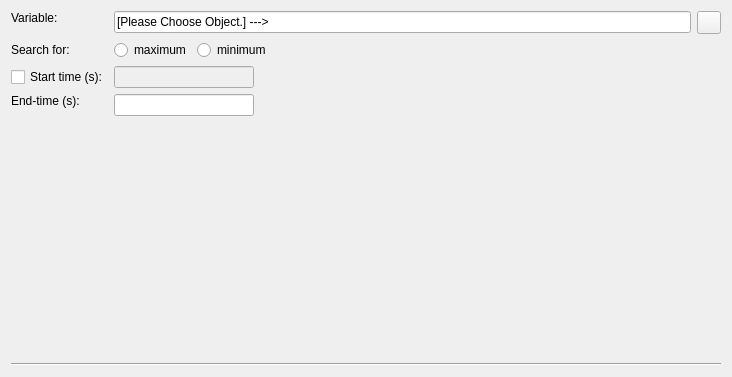
<?xml version="1.0" encoding="UTF-8"?>
<ui version="4.0">
<comment> Copyright (C) 2017 by Pedro Mendes, Virginia Tech Intellectual </comment>
<comment> Properties, Inc., University of Heidelberg, and University of </comment>
<comment> of Connecticut School of Medicine. </comment>
<comment> All rights reserved. </comment>

<comment> Copyright (C) 2015 - 2016 by Pedro Mendes, Virginia Tech Intellectual </comment>
<comment> Properties, Inc., University of Heidelberg, and The University </comment>
<comment> of Manchester. </comment>
<comment> All rights reserved. </comment>

 <comment> All rights reserved. </comment>
 <class>CQAnalyticsWidget</class>
 <widget class="TaskWidget" name="CQAnalyticsWidget">
  <property name="geometry">
   <rect>
    <x>0</x>
    <y>0</y>
    <width>732</width>
    <height>377</height>
   </rect>
  </property>
  <property name="windowTitle">
   <string>Cross Section Task Widget</string>
  </property>
  <layout class="QVBoxLayout" name="verticalLayout">
   <item>
    <layout class="QGridLayout" name="mpGridLayout">
     <item row="2" column="0">
      <widget class="QCheckBox" name="mpCheckOutputDelay">
       <property name="enabled">
        <bool>true</bool>
       </property>
       <property name="text">
        <string>Start time (s):</string>
       </property>
      </widget>
     </item>
     <item row="2" column="1">
      <widget class="QLineEdit" name="mpTxtOutTime">
       <property name="enabled">
        <bool>false</bool>
       </property>
       <property name="sizePolicy">
        <sizepolicy hsizetype="Preferred" vsizetype="Preferred">
         <horstretch>0</horstretch>
         <verstretch>0</verstretch>
        </sizepolicy>
       </property>
       <property name="minimumSize">
        <size>
         <width>120</width>
         <height>0</height>
        </size>
       </property>
       <property name="maximumSize">
        <size>
         <width>140</width>
         <height>16777215</height>
        </size>
       </property>
       <property name="readOnly">
        <bool>false</bool>
       </property>
      </widget>
     </item>
     <item row="1" column="0">
      <widget class="QLabel" name="label">
       <property name="text">
        <string>Search for: </string>
       </property>
      </widget>
     </item>
     <item row="0" column="0">
      <widget class="QLabel" name="mpLblVariable">
       <property name="minimumSize">
        <size>
         <width>65</width>
         <height>0</height>
        </size>
       </property>
       <property name="text">
        <string>Variable:</string>
       </property>
       <property name="alignment">
        <set>Qt::AlignLeading|Qt::AlignLeft|Qt::AlignTop</set>
       </property>
      </widget>
     </item>
     <item row="0" column="1" colspan="3">
      <layout class="QHBoxLayout" name="horizontalLayout_2">
       <item>
        <widget class="QLineEdit" name="mpLineEditVariable">
         <property name="text">
          <string>[Please Choose Object.] ---&gt;</string>
         </property>
         <property name="readOnly">
          <bool>true</bool>
         </property>
        </widget>
       </item>
       <item>
        <widget class="QToolButton" name="mpButtonVariable">
         <property name="text">
          <string/>
         </property>
        </widget>
       </item>
      </layout>
     </item>
     <item row="1" column="1" colspan="3">
      <layout class="QHBoxLayout" name="horizontalLayout">
       <item>
        <widget class="QRadioButton" name="mpDirectionNegative">
         <property name="text">
          <string>maximum</string>
         </property>
        </widget>
       </item>
       <item>
        <widget class="QRadioButton" name="mpDirectionPositive">
         <property name="text">
          <string>minimum</string>
         </property>
        </widget>
       </item>
       <item>
        <spacer name="horizontalSpacer">
         <property name="orientation">
          <enum>Qt::Horizontal</enum>
         </property>
         <property name="sizeHint" stdset="0">
          <size>
           <width>40</width>
           <height>20</height>
          </size>
         </property>
        </spacer>
       </item>
      </layout>
     </item>
     <item row="5" column="0" colspan="4">
      <widget class="Line" name="line">
       <property name="orientation">
        <enum>Qt::Horizontal</enum>
       </property>
      </widget>
     </item>
     <item row="3" column="0">
      <widget class="QLabel" name="mpLblEndTime">
       <property name="text">
        <string>End-time (s):</string>
       </property>
       <property name="alignment">
        <set>Qt::AlignLeading|Qt::AlignLeft|Qt::AlignTop</set>
       </property>
       <property name="indent">
        <number>-1</number>
       </property>
      </widget>
     </item>
     <item row="3" column="1">
      <widget class="QLineEdit" name="mpTxtTime">
       <property name="sizePolicy">
        <sizepolicy hsizetype="Preferred" vsizetype="Preferred">
         <horstretch>0</horstretch>
         <verstretch>0</verstretch>
        </sizepolicy>
       </property>
       <property name="minimumSize">
        <size>
         <width>120</width>
         <height>0</height>
        </size>
       </property>
       <property name="maximumSize">
        <size>
         <width>140</width>
         <height>16777215</height>
        </size>
       </property>
       <property name="readOnly">
        <bool>false</bool>
       </property>
      </widget>
     </item>
     <item row="4" column="0">
      <spacer name="verticalSpacer">
       <property name="orientation">
        <enum>Qt::Vertical</enum>
       </property>
       <property name="sizeHint" stdset="0">
        <size>
         <width>20</width>
         <height>40</height>
        </size>
       </property>
      </spacer>
     </item>
     <item row="4" column="1">
      <spacer name="horizontalSpacer_2">
       <property name="orientation">
        <enum>Qt::Horizontal</enum>
       </property>
       <property name="sizeHint" stdset="0">
        <size>
         <width>40</width>
         <height>20</height>
        </size>
       </property>
      </spacer>
     </item>
    </layout>
   </item>
  </layout>
 </widget>
 <customwidgets>
  <customwidget>
   <class>TaskWidget</class>
   <extends>QWidget</extends>
   <header>copasi/UI/TaskWidget.h</header>
   <container>1</container>
  </customwidget>
 </customwidgets>
 <includes>
  <include location="local">copasi/UI/TaskWidget.h</include>
 </includes>
 <resources/>
 <connections>
  <connection>
   <sender>mpButtonVariable</sender>
   <signal>clicked()</signal>
   <receiver>CQAnalyticsWidget</receiver>
   <slot>slotChooseVariable()</slot>
   <hints>
    <hint type="sourcelabel">
     <x>543</x>
     <y>35</y>
    </hint>
    <hint type="destinationlabel">
     <x>494</x>
     <y>69</y>
    </hint>
   </hints>
  </connection>
  <connection>
   <sender>mpCheckOutputDelay</sender>
   <signal>toggled(bool)</signal>
   <receiver>CQAnalyticsWidget</receiver>
   <slot>slotOutputDelay(bool)</slot>
   <hints>
    <hint type="sourcelabel">
     <x>182</x>
     <y>221</y>
    </hint>
    <hint type="destinationlabel">
     <x>9</x>
     <y>300</y>
    </hint>
   </hints>
  </connection>
  <connection>
   <sender>mpTxtOutTime</sender>
   <signal>editingFinished()</signal>
   <receiver>CQAnalyticsWidget</receiver>
   <slot>slotOutputDelayTime()</slot>
   <hints>
    <hint type="sourcelabel">
     <x>462</x>
     <y>218</y>
    </hint>
    <hint type="destinationlabel">
     <x>246</x>
     <y>153</y>
    </hint>
   </hints>
  </connection>
  <connection>
   <sender>mpTxtTime</sender>
   <signal>editingFinished()</signal>
   <receiver>CQAnalyticsWidget</receiver>
   <slot>slotUpdateTime()</slot>
   <hints>
    <hint type="sourcelabel">
     <x>462</x>
     <y>118</y>
    </hint>
    <hint type="destinationlabel">
     <x>251</x>
     <y>150</y>
    </hint>
   </hints>
  </connection>
 </connections>
 <slots>
  <slot>slotChooseVariable()</slot>
  <slot>slotValueRate()</slot>
  <slot>slotUpdateCrossings(bool)</slot>
  <slot>slotUpdateConvergence(bool)</slot>
  <slot>slotOutputDelay(bool)</slot>
  <slot>slotOutputCrossings(bool)</slot>
  <slot>slotOutputConvergence(bool)</slot>
  <slot>slotOutputDelayTime()</slot>
  <slot>slotOutputCrossingsLimit()</slot>
  <slot>slotOutputConvergenceTolerance()</slot>
  <slot>slotUpdateCrossingsLimit()</slot>
  <slot>slotUpdateConvergenceTolerance()</slot>
  <slot>slotUpdateTime()</slot>
 </slots>
</ui>
